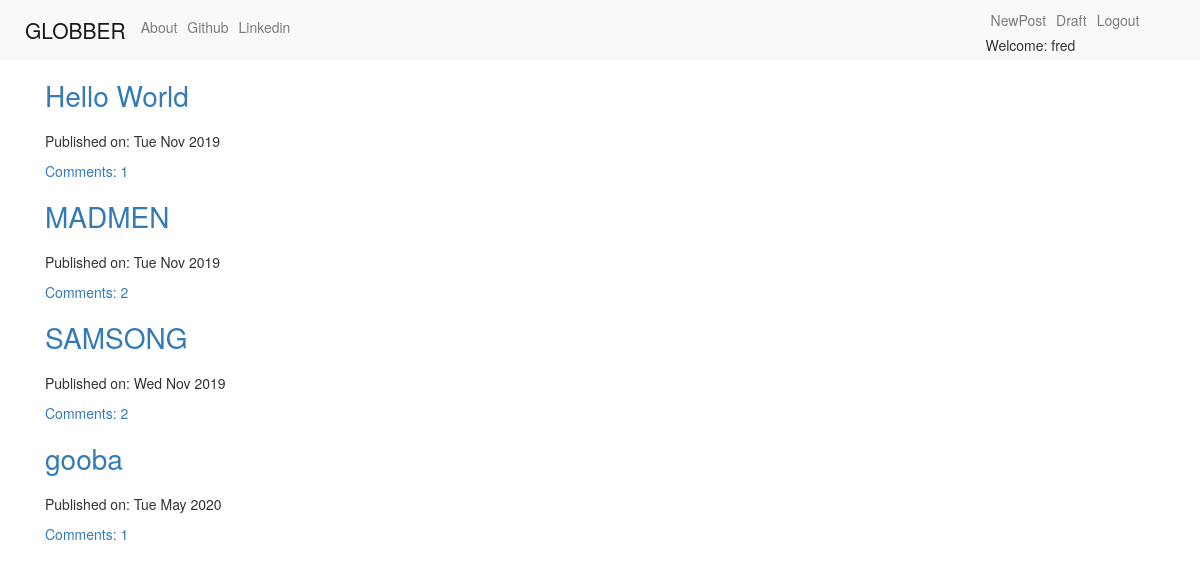
The app's page / (signed in) with its own data.
### blog/models.py (models this page shows, shortened)
class Post(models.Model):
    author = models.ForeignKey('auth.User',on_delete=models.CASCADE)
    title = models.CharField(max_length=256)
    text = models.TextField()
    created_date = models.DateTimeField(default=timezone.now)
    published_date = models.DateTimeField(blank=True,null=True)

### blog/views.py (the view)
# urls.py: url(r'^$',views.PostListView.as_view(),name='post_list'),
class PostListView(ListView):
    model = Post
    def get_queryset(self):
        return Post.objects.filter(published_date__lte=timezone.now()).order_by('published_date')

### blog/templates/blog/post_list.html (shortened to what this page needs)
{% extends 'base.html' %} {% block content %}
<div class="centerstage">
    {% for post in post_list %}
    <div class="post">
        <h1><a href="{% url 'post_detail' pk=post.pk %}">{{post.title}}</a></h1>
        <div class="date">
            <p>Published on: {{ post.published_date|date:'D M Y' }}</p>
        </div>
        <a href="{% url 'post_detail' pk=post.pk %}">Comments: {{ post.comments.count }}</a>
    </div>
    {% endfor %} {% endblock %}

### blog/templates/blog/base.html (shortened to what this page needs)
<!DOCTYPE html>
{% load static %}
<html lang="en">
<head>
    <link rel="stylesheet" href="{% static 'css/bootstrap.min.css' %}" type="text/css">
    <link rel="stylesheet" href="{% static 'css/blog.css' %}" type="text/css">
    <link rel="stylesheet" href="{% static 'css/bootstrap.min.glyp.css' %}" type="text/css">
</head>
<body class="loader">
    <nav class="navbar navbar-expand-lg navbar-light bg-light tecfont">
        <div class="container">
            <ul class="nav navbar-nav">
                <li><a class="navbar-brand bigbrand" href="{% url 'post_list' %}">GLOBBER</a></li>
                <li><a class="nav-link" href="{% url 'about' %}">About</a></li>
                <li><a class="nav-link" href="https://www.github/Fredpwol.com">Github</a></li>
                <li><a class="nav-link" href="https://www.linkedin.com/in/fredrick-pwol-a04b60195/">Linkedin</a></li>
            </ul>
        </div>
        <ul class="nav navbar-nav navbar-right">
            {% if user.is_authenticated %}
            <li><a class="nav-link" href="{% url 'post_create' %}">NewPost</a></li>
            <li><a class="nav-link" href="{% url 'post_draft_list' %}">Draft</a></li>
            <li><a class="nav-link" href="{% url 'logout' %}">Logout</a></li>
            <li>Welcome: {{user.username}} </li>
            {% else %}
            <li><a class="nav-link" href="{% url 'login' %}">Login</a></li>
            {% endif %}
        </ul>
    </nav>
    <div class="content container">
        <div class="row">
            <div class="col-md-8">
                <div class="blog_posts">
                    {% block content %}
                    {% endblock %}
                </div>
            </div>
        </div>
    </div>
</body>
</html>

### blog/static/css/blog.css (style rules this page uses)
.centerstage { margin-left: auto; margin-right: auto; }
.bigbrand { font-size: 1.5em; }
.loader { filter:hue-rotate(0deg); color: linear-gradient(45deg,#0f8,#08f); animation:hue 5000ms infinite linear; }

### records on screen
Post: title "Hello World", published_date "Tue Nov 2019", comments.count "1"
Post: title "MADMEN", published_date "Tue Nov 2019", comments.count "2"
Post: title "SAMSONG", published_date "Wed Nov 2019", comments.count "2"
Post: title "gooba", published_date "Tue May 2020", comments.count "1"

### other values on screen
{{ user.username }} "fred"
